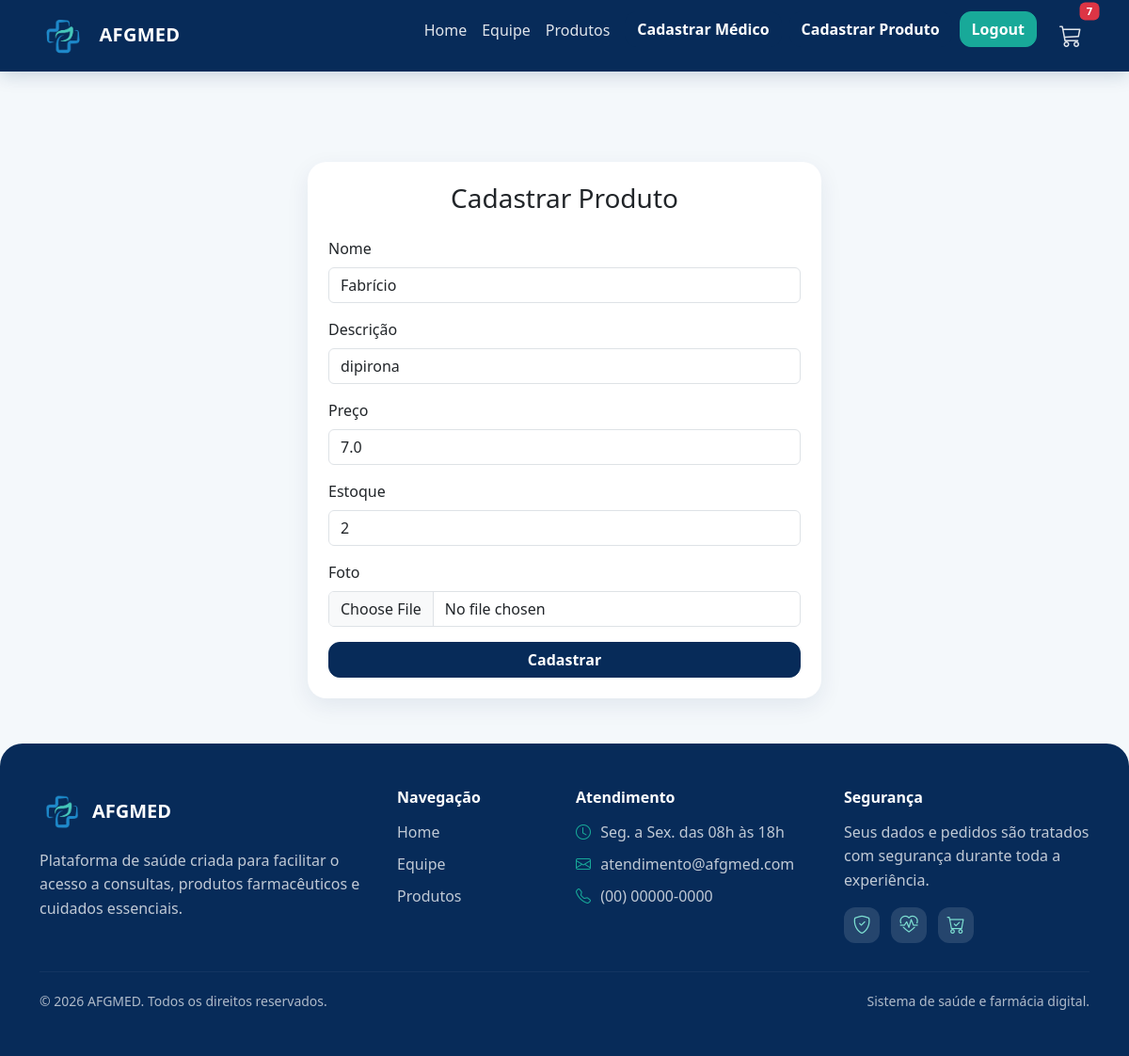
The page /editar-produto/1 (signed in) on the database as committed earlier.
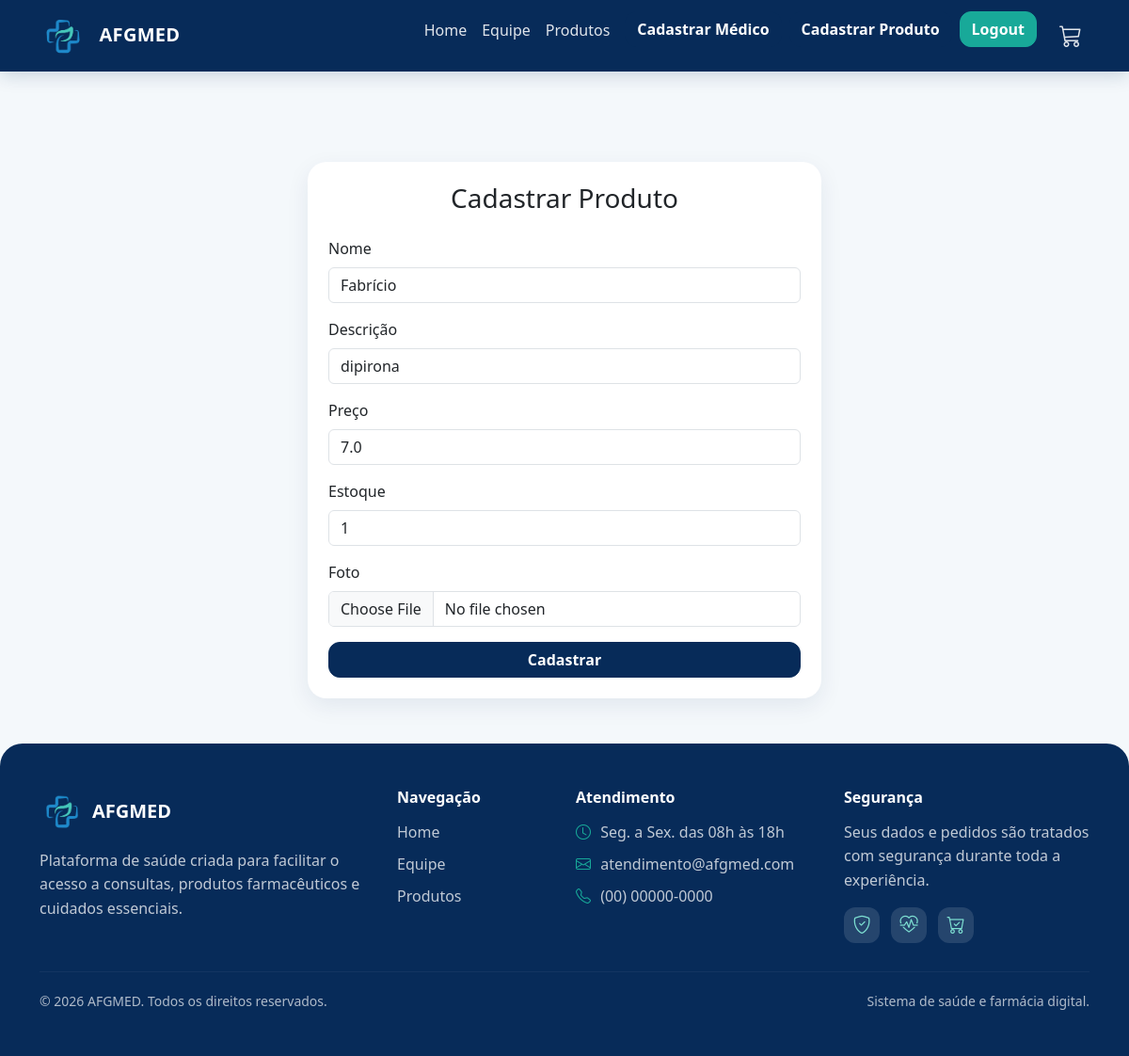
The same page on the database as committed later.
### projetoafgmed/models.py (models this page shows)
class Produto(database.Model):
    id = database.Column(database.Integer, primary_key=True)
    nome = database.Column(database.String, nullable=False)
    descricao = database.Column(database.String)
    preco = database.Column(database.Float, nullable=False)
    estoque = database.Column(database.Integer, default=0)
    foto = database.Column(database.String, default="default.jpg")
    ativo = database.Column(database.Boolean, default=True, nullable=False)
    destaque_home = database.Column(database.Boolean, default=False, nullable=False)
    data_criacao = database.Column(database.DateTime, nullable=False, default=datetime.utcnow)

### projetoafgmed/routes.py (the view, shortened to what this page needs)
@app.route("/editar-produto/<int:id_produto>", methods=["GET","POST"])
@login_required
def editar_produto(id_produto):
    if not getattr(current_user, "is_admin", False):
        flash("Apenas administradores podem acessar esta página.", "warning")
        return redirect(url_for("homepage"))
    produto = Produto.query.get_or_404(id_produto)
    form = FormProduto()
    if request.method == "GET":
        form.nome.data = produto.nome
        form.descricao.data = produto.descricao
        form.preco.data = produto.preco
        form.estoque.data = produto.estoque
        form.ativo.data = produto.ativo
        form.destaque_home.data = produto.destaque_home
    return render_template("cadastro_produto.html", form=form, produto=produto)

### projetoafgmed/forms.py
class FormProduto(FlaskForm):
    nome = StringField("Nome", validators=[DataRequired()])
    descricao = StringField("Descrição")
    preco = FloatField("Preço", validators=[DataRequired()])
    estoque = IntegerField("Estoque", default=0, validators=[DataRequired()])
    ativo = BooleanField("Produto ativo", default=True)
    destaque_home = BooleanField("Aparecer em Mais Vendidos na Home")
    foto = FileField(
        "Foto",
        validators=[FileAllowed(['jpg', 'png', 'jpeg'], 'Apenas imagens são permitidas!')]
    )
    botao_confirmacao = SubmitField("Cadastrar")

### projetoafgmed/models.py (called while the page is built)
@login_manager.user_loader
def load_usuario(id_usuario):
    return Usuario.query.get(int(id_usuario))

### projetoafgmed/templates/cadastro_produto.html (shortened to what this page needs)
{% extends "base.html" %}
{% block content %}
<div class="row justify-content-center mt-5 pt-5">
    <div class="col-md-6">
        <div class="card shadow-sm">
            <div class="card-body">
                <h3 class="text-center mb-4">Cadastrar Produto</h3>
                <form method="POST" enctype="multipart/form-data">
                    <div class="mb-3">
                        {{ form.nome.label(class="form-label") }}
                        {{ form.nome(class="form-control") }}
                    </div>
                    <div class="mb-3">
                        {{ form.descricao.label(class="form-label") }}
                        {{ form.descricao(class="form-control") }}
                    </div>
                    <div class="mb-3">
                        {{ form.preco.label(class="form-label") }}
                        {{ form.preco(class="form-control") }}
                    </div>
                    <div class="mb-3">
                        {{ form.estoque.label(class="form-label") }}
                        {{ form.estoque(class="form-control") }}
                    </div>
                    <div class="mb-3">
                        {{ form.foto.label(class="form-label") }}
                        {{ form.foto(class="form-control") }}
                    </div>
                    {{ form.botao_confirmacao(class="btn btn-primary w-100") }}
                </form>
            </div>
        </div>
    </div>
</div>
{% endblock %}

Rows that differ between the two databases and show on the page:
changed Produto "Fabrício": estoque "2" → "1"
Other text that changed with them:
{{ quantidade_carrinho }}: "7" → (not shown)
